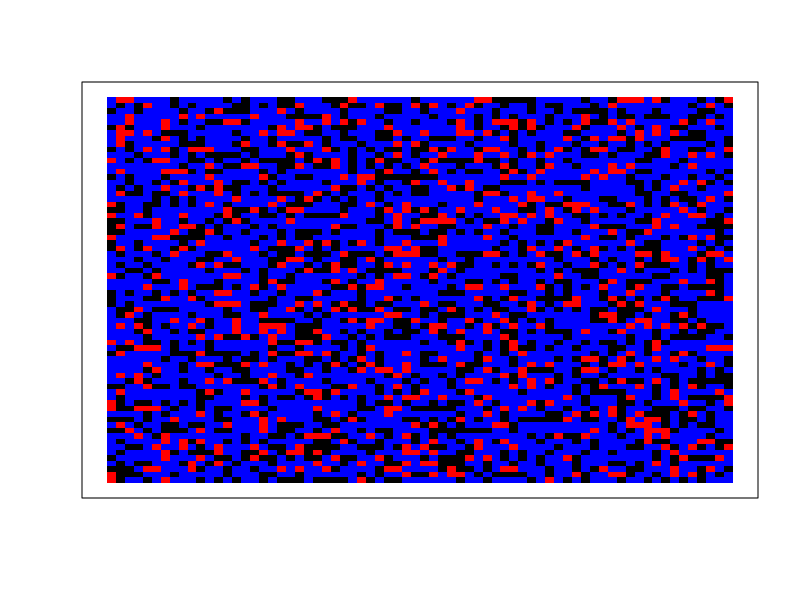
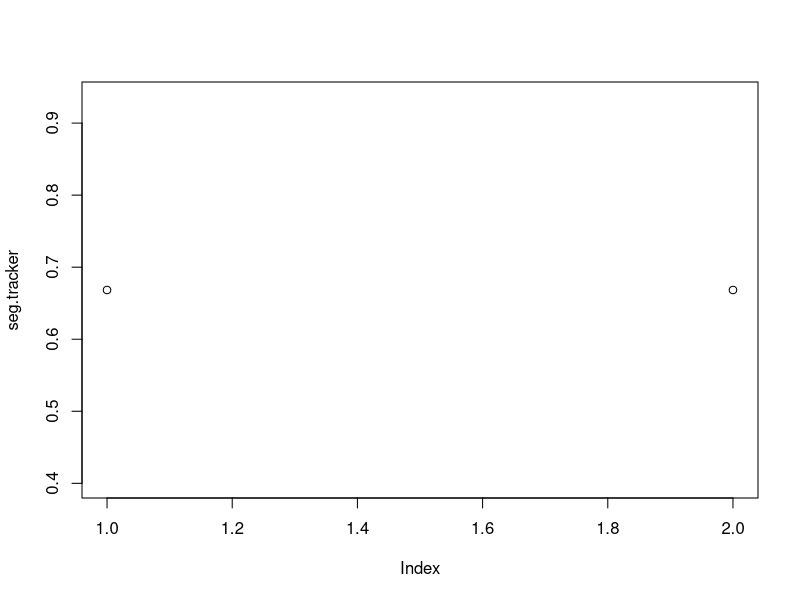

Write R code to recreate these figures, in order.
# use this file to generate your variation on the schelling model

rows <- 70 
cols <- 70
proportion.group.1 <- .2 
empty <- .30
min.similarity <- 7/8 
min.difference<- 1/8

area.grid <- function(rows, cols){
data<-c(rep(6,(rows/2)*(cols/2)),
        rep(7,(rows/2)*(cols/2)),
        rep(8,(rows/2)*(cols/2)),
        rep(9,(rows/2)*(cols/2)))
area<- matrix(data,nrow=rows, ncol= cols)
}


create.grid <- function(rows, cols, proportion.group.1, empty){
  pop.size.group.1 <- (rows*cols)*(1-empty)*proportion.group.1
  pop.size.group.2 <- (rows*cols)*(1-empty)*(1-proportion.group.1)
  
  initial.population <- sample(c(
    rep(1, pop.size.group.1), 
    rep(2, pop.size.group.2), 
    rep(0, (rows*cols)-pop.size.group.1-pop.size.group.2)
  ))
  grid <- matrix(initial.population, nrow=rows, ncol=cols)
}

visualize.grid <- function(grid){
  image(grid, col=c('black','red','blue'), xaxs=NULL, yaxs=NULL, xaxt='n', yaxt='n')
}

empty.locations <- function(grid){
  return(which(grid==0, arr.ind=T))
}



similarity.to.center <- function(grid.subset, center.val){
  if(center.val == 0){ return(NA) }
  same <- sum(grid.subset==center.val) - 1
  not.same <- sum(grid.subset!=center.val) - sum(grid.subset==0)
  return(same/(same+not.same))
}


segregation <- function(grid){
  same.count <- 0
  diff.count <- 0
  for(row in 1:(nrow(grid)-1)){
    for(col in 1:(ncol(grid)-1)){
      if(grid[row,col] != 0 && grid[row+1,col+1] != 0){
        if(grid[row,col] != grid[row+1,col+1]){
          diff.count <- diff.count + 1
        } else {
          same.count <- same.count + 1
        }
      }
      if(grid[row,col] != 0 && grid[row,col+1] != 0){
        if(grid[row,col] != grid[row,col+1]){
          diff.count <- diff.count + 1
        } else {
          same.count <- same.count + 1
        }
      }
      if(grid[row,col] != 0 && grid[row+1,col] != 0){
        if(grid[row,col] != grid[row+1,col]){
          diff.count <- diff.count + 1
        } else {
          same.count <- same.count + 1
        }
      }  
    }
  }
  return(same.count / (same.count + diff.count))
}


diff.from.center<- function(grid.subset, center.val){
  if(center.val==0){
    return(NA)}
  diff<- sum(grid.subset!=center.val)-sum(grid.subset==0)
  same<- sum(grid.subset==center.val)-1
  return(diff/(diff+same))
}

unhappy.agents <- function(grid, min.similarity, min.difference,locale){
 
  grid.copy <- grid
  for(row in 1:rows){
    for(col in 1:cols){
      stay<- 3
      similarity.score <- similarity.to.center(grid[max(0, row-1):min(rows,row+1), max(0,col-1):min(cols,col+1)], grid[row,col])
      difference.score <- diff.from.center(grid[max(0, row-1):min(rows,row+1), max(0,col-1):min(cols,col+1)], grid[row,col])
      if(is.na(similarity.score)){
        grid.copy[row,col] <- NA
      }
if(is.na(similarity.score)==F){
stay<- stay + (min.similarity-similarity.score) + (min.difference - difference.score)} #between 2 and -2 depending on parameters(?)
if(grid[rows,cols]!=0){
  if(grid[rows,cols]==1&&locale[rows,cols]==7){
    stay<- stay+2
  }
  if(grid[rows,cols]==2&&locale[rows,cols]==7){
    stay<- stay-2
  }
  if(grid[rows,cols]==1&&locale[rows,cols]==8){
    stay<- stay-2
  }
  if(grid[rows,cols]==2&&locale[rows,cols]==8){
    stay<- stay+2
  }
  if(grid[rows,cols]==1&&locale[rows,cols]==9){
    stay<- stay+1
  }
  if(grid[rows,cols]==2&&locale[rows,cols]==9){
    stay<- stay-1
  }
  if(grid[rows,cols]==1&&locale[rows,cols]==6){
    stay<- stay-1
  }
  if(grid[rows,cols]==2&&locale[rows,cols]==6){
    stay<- stay+1
  }

}
if(stay<=3){
grid.copy[rows,cols]=F
}else{
grid.copy[rows,cols]=T
}
  return(which(grid.copy==FALSE, arr.ind = T))
}}}

one.round <- function(grid, min.similarity){
  empty.spaces<- empty.locations(grid)
  unhappy<- unhappy.agents(grid, min.similarity,min.difference,locale)
  empty.spaces<- empty.spaces[ sample(1:nrow(empty.spaces)),  ]   
  for(i in 1:nrow(empty.spaces)){
    if(i>nrow(unhappy)){break;}
    grid[empty.spaces[i,1], empty.spaces[i,2]]<- grid[unhappy[i,1], unhappy[i,2]]
    grid[unhappy[i,1], unhappy[i,2]]<- 0
  }
}

done <- FALSE 
grid <- create.grid(rows, cols, proportion.group.1, empty)
locale <- area.grid(rows, cols)
seg.tracker <- c(segregation(grid)) 
while(!done){
  new.grid <- one.round(grid, min.similarity)
  seg.tracker <- c(seg.tracker, segregation(grid)) 
  if(all(new.grid == grid)){ 
    done <- TRUE 
  } else {
    grid <- new.grid 
  }
}
layout(1) 
visualize.grid(grid) 
plot(seg.tracker)